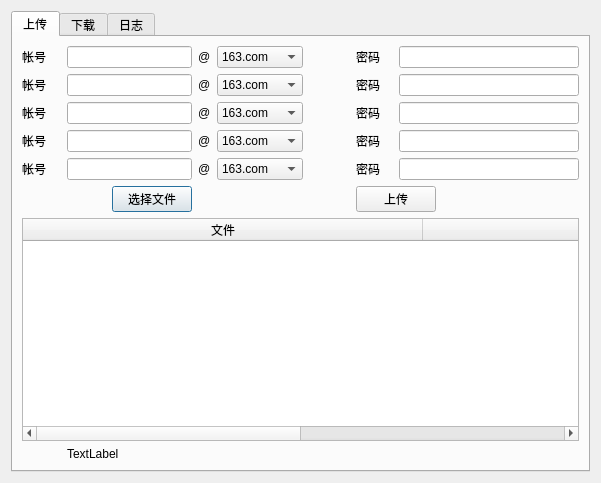
<?xml version="1.0" encoding="UTF-8"?>
<ui version="4.0">
 <class>SimpleracsDlg</class>
 <widget class="QDialog" name="SimpleracsDlg">
  <property name="geometry">
   <rect>
    <x>0</x>
    <y>0</y>
    <width>601</width>
    <height>483</height>
   </rect>
  </property>
  <property name="minimumSize">
   <size>
    <width>601</width>
    <height>429</height>
   </size>
  </property>
  <property name="windowTitle">
   <string>Myracs</string>
  </property>
  <layout class="QGridLayout" name="gridLayout_3">
   <item row="0" column="1">
    <widget class="QTabWidget" name="tabWidget">
     <property name="currentIndex">
      <number>0</number>
     </property>
     <widget class="QWidget" name="tab">
      <attribute name="title">
       <string>上传</string>
      </attribute>
      <layout class="QGridLayout" name="gridLayout_2">
       <item row="0" column="0">
        <widget class="QLabel" name="label_4">
         <property name="text">
          <string>帐号</string>
         </property>
         <property name="buddy">
          <cstring>uaccountLineEdit</cstring>
         </property>
        </widget>
       </item>
       <item row="0" column="1" colspan="2">
        <widget class="QLineEdit" name="uaccountLineEdit"/>
       </item>
       <item row="0" column="3">
        <widget class="QLabel" name="label_3">
         <property name="text">
          <string>@</string>
         </property>
        </widget>
       </item>
       <item row="0" column="4">
        <widget class="QComboBox" name="comboBox">
         <property name="sizePolicy">
          <sizepolicy hsizetype="Fixed" vsizetype="Fixed">
           <horstretch>0</horstretch>
           <verstretch>0</verstretch>
          </sizepolicy>
         </property>
         <item>
          <property name="text">
           <string>163.com</string>
          </property>
         </item>
         <item>
          <property name="text">
           <string>126.com</string>
          </property>
         </item>
         <item>
          <property name="text">
           <string>gmail.com</string>
          </property>
         </item>
        </widget>
       </item>
       <item row="0" column="5">
        <widget class="QLabel" name="label_6">
         <property name="text">
          <string>密码</string>
         </property>
         <property name="buddy">
          <cstring>upasswordLineEdit</cstring>
         </property>
        </widget>
       </item>
       <item row="0" column="6" colspan="2">
        <widget class="QLineEdit" name="upasswordLineEdit">
         <property name="inputMethodHints">
          <set>Qt::ImhNone</set>
         </property>
         <property name="echoMode">
          <enum>QLineEdit::PasswordEchoOnEdit</enum>
         </property>
        </widget>
       </item>
       <item row="1" column="0">
        <widget class="QLabel" name="label_5">
         <property name="text">
          <string>帐号</string>
         </property>
         <property name="buddy">
          <cstring>uaccountLineEdit</cstring>
         </property>
        </widget>
       </item>
       <item row="1" column="1" colspan="2">
        <widget class="QLineEdit" name="uaccountLineEdit_2"/>
       </item>
       <item row="1" column="3">
        <widget class="QLabel" name="label_7">
         <property name="text">
          <string>@</string>
         </property>
        </widget>
       </item>
       <item row="1" column="4">
        <widget class="QComboBox" name="comboBox_2">
         <property name="sizePolicy">
          <sizepolicy hsizetype="Fixed" vsizetype="Fixed">
           <horstretch>0</horstretch>
           <verstretch>0</verstretch>
          </sizepolicy>
         </property>
         <item>
          <property name="text">
           <string>163.com</string>
          </property>
         </item>
         <item>
          <property name="text">
           <string>126.com</string>
          </property>
         </item>
         <item>
          <property name="text">
           <string>gmail.com</string>
          </property>
         </item>
        </widget>
       </item>
       <item row="1" column="5">
        <widget class="QLabel" name="label_8">
         <property name="text">
          <string>密码</string>
         </property>
         <property name="buddy">
          <cstring>upasswordLineEdit</cstring>
         </property>
        </widget>
       </item>
       <item row="1" column="6" colspan="2">
        <widget class="QLineEdit" name="upasswordLineEdit_2">
         <property name="echoMode">
          <enum>QLineEdit::PasswordEchoOnEdit</enum>
         </property>
        </widget>
       </item>
       <item row="2" column="0">
        <widget class="QLabel" name="label_9">
         <property name="text">
          <string>帐号</string>
         </property>
         <property name="buddy">
          <cstring>uaccountLineEdit</cstring>
         </property>
        </widget>
       </item>
       <item row="2" column="1" colspan="2">
        <widget class="QLineEdit" name="uaccountLineEdit_3"/>
       </item>
       <item row="2" column="3">
        <widget class="QLabel" name="label_10">
         <property name="text">
          <string>@</string>
         </property>
        </widget>
       </item>
       <item row="2" column="4">
        <widget class="QComboBox" name="comboBox_3">
         <property name="sizePolicy">
          <sizepolicy hsizetype="Fixed" vsizetype="Fixed">
           <horstretch>0</horstretch>
           <verstretch>0</verstretch>
          </sizepolicy>
         </property>
         <item>
          <property name="text">
           <string>163.com</string>
          </property>
         </item>
         <item>
          <property name="text">
           <string>126.com</string>
          </property>
         </item>
         <item>
          <property name="text">
           <string>gmail.com</string>
          </property>
         </item>
        </widget>
       </item>
       <item row="2" column="5">
        <widget class="QLabel" name="label_11">
         <property name="text">
          <string>密码</string>
         </property>
         <property name="buddy">
          <cstring>upasswordLineEdit</cstring>
         </property>
        </widget>
       </item>
       <item row="2" column="6" colspan="2">
        <widget class="QLineEdit" name="upasswordLineEdit_3">
         <property name="echoMode">
          <enum>QLineEdit::PasswordEchoOnEdit</enum>
         </property>
        </widget>
       </item>
       <item row="3" column="0">
        <widget class="QLabel" name="label_12">
         <property name="text">
          <string>帐号</string>
         </property>
         <property name="buddy">
          <cstring>uaccountLineEdit</cstring>
         </property>
        </widget>
       </item>
       <item row="3" column="1" colspan="2">
        <widget class="QLineEdit" name="uaccountLineEdit_4"/>
       </item>
       <item row="3" column="3">
        <widget class="QLabel" name="label_13">
         <property name="text">
          <string>@</string>
         </property>
        </widget>
       </item>
       <item row="3" column="4">
        <widget class="QComboBox" name="comboBox_4">
         <property name="sizePolicy">
          <sizepolicy hsizetype="Fixed" vsizetype="Fixed">
           <horstretch>0</horstretch>
           <verstretch>0</verstretch>
          </sizepolicy>
         </property>
         <item>
          <property name="text">
           <string>163.com</string>
          </property>
         </item>
         <item>
          <property name="text">
           <string>126.com</string>
          </property>
         </item>
         <item>
          <property name="text">
           <string>gmail.com</string>
          </property>
         </item>
        </widget>
       </item>
       <item row="3" column="5">
        <widget class="QLabel" name="label_14">
         <property name="text">
          <string>密码</string>
         </property>
         <property name="buddy">
          <cstring>upasswordLineEdit</cstring>
         </property>
        </widget>
       </item>
       <item row="3" column="6" colspan="2">
        <widget class="QLineEdit" name="upasswordLineEdit_4">
         <property name="echoMode">
          <enum>QLineEdit::PasswordEchoOnEdit</enum>
         </property>
        </widget>
       </item>
       <item row="4" column="0">
        <widget class="QLabel" name="label_15">
         <property name="text">
          <string>帐号</string>
         </property>
         <property name="buddy">
          <cstring>uaccountLineEdit</cstring>
         </property>
        </widget>
       </item>
       <item row="4" column="1" colspan="2">
        <widget class="QLineEdit" name="uaccountLineEdit_5"/>
       </item>
       <item row="4" column="3">
        <widget class="QLabel" name="label_16">
         <property name="text">
          <string>@</string>
         </property>
        </widget>
       </item>
       <item row="4" column="4">
        <widget class="QComboBox" name="comboBox_5">
         <property name="sizePolicy">
          <sizepolicy hsizetype="Fixed" vsizetype="Fixed">
           <horstretch>0</horstretch>
           <verstretch>0</verstretch>
          </sizepolicy>
         </property>
         <item>
          <property name="text">
           <string>163.com</string>
          </property>
         </item>
         <item>
          <property name="text">
           <string>126.com</string>
          </property>
         </item>
         <item>
          <property name="text">
           <string>gmail.com</string>
          </property>
         </item>
        </widget>
       </item>
       <item row="4" column="5">
        <widget class="QLabel" name="label_17">
         <property name="text">
          <string>密码</string>
         </property>
         <property name="buddy">
          <cstring>upasswordLineEdit</cstring>
         </property>
        </widget>
       </item>
       <item row="4" column="6" colspan="2">
        <widget class="QLineEdit" name="upasswordLineEdit_5">
         <property name="echoMode">
          <enum>QLineEdit::PasswordEchoOnEdit</enum>
         </property>
        </widget>
       </item>
       <item row="5" column="0" colspan="2">
        <spacer name="horizontalSpacer">
         <property name="orientation">
          <enum>Qt::Horizontal</enum>
         </property>
         <property name="sizeHint" stdset="0">
          <size>
           <width>84</width>
           <height>24</height>
          </size>
         </property>
        </spacer>
       </item>
       <item row="5" column="2">
        <widget class="QPushButton" name="selectButton">
         <property name="text">
          <string>选择文件</string>
         </property>
        </widget>
       </item>
       <item row="5" column="4">
        <spacer name="horizontalSpacer_2">
         <property name="orientation">
          <enum>Qt::Horizontal</enum>
         </property>
         <property name="sizeHint" stdset="0">
          <size>
           <width>117</width>
           <height>24</height>
          </size>
         </property>
        </spacer>
       </item>
       <item row="5" column="5" colspan="2">
        <widget class="QPushButton" name="uploadButton">
         <property name="text">
          <string>上传</string>
         </property>
        </widget>
       </item>
       <item row="5" column="7">
        <spacer name="horizontalSpacer_3">
         <property name="orientation">
          <enum>Qt::Horizontal</enum>
         </property>
         <property name="sizeHint" stdset="0">
          <size>
           <width>137</width>
           <height>24</height>
          </size>
         </property>
        </spacer>
       </item>
       <item row="6" column="0" colspan="8">
        <widget class="QTableWidget" name="table_2">
         <property name="editTriggers">
          <set>QAbstractItemView::NoEditTriggers</set>
         </property>
         <property name="selectionMode">
          <enum>QAbstractItemView::SingleSelection</enum>
         </property>
         <property name="selectionBehavior">
          <enum>QAbstractItemView::SelectRows</enum>
         </property>
         <attribute name="horizontalHeaderCascadingSectionResizes">
          <bool>true</bool>
         </attribute>
         <attribute name="horizontalHeaderDefaultSectionSize">
          <number>400</number>
         </attribute>
         <attribute name="horizontalHeaderStretchLastSection">
          <bool>true</bool>
         </attribute>
         <attribute name="verticalHeaderVisible">
          <bool>false</bool>
         </attribute>
         <attribute name="verticalHeaderVisible">
          <bool>false</bool>
         </attribute>
         <attribute name="horizontalHeaderStretchLastSection">
          <bool>true</bool>
         </attribute>
         <attribute name="horizontalHeaderCascadingSectionResizes">
          <bool>true</bool>
         </attribute>
         <attribute name="horizontalHeaderDefaultSectionSize">
          <number>400</number>
         </attribute>
         <column>
          <property name="text">
           <string>文件</string>
          </property>
          <property name="textAlignment">
           <set>AlignHCenter|AlignVCenter|AlignCenter</set>
          </property>
         </column>
         <column>
          <property name="text">
           <string>上传日期</string>
          </property>
          <property name="textAlignment">
           <set>AlignHCenter|AlignVCenter|AlignCenter</set>
          </property>
         </column>
        </widget>
       </item>
       <item row="7" column="1" colspan="7">
        <widget class="QLabel" name="udebugLabel">
         <property name="text">
          <string>TextLabel</string>
         </property>
        </widget>
       </item>
      </layout>
     </widget>
     <widget class="QWidget" name="tab_2">
      <attribute name="title">
       <string>下载</string>
      </attribute>
      <layout class="QGridLayout" name="gridLayout">
       <item row="0" column="0">
        <widget class="QLabel" name="label">
         <property name="text">
          <string>帐号</string>
         </property>
        </widget>
       </item>
       <item row="0" column="1" colspan="2">
        <widget class="QLabel" name="accountLabel">
         <property name="text">
          <string>TextLabel</string>
         </property>
        </widget>
       </item>
       <item row="0" column="3">
        <widget class="QLabel" name="label_2">
         <property name="text">
          <string>密码</string>
         </property>
         <property name="buddy">
          <cstring>dpasswordLineEdit</cstring>
         </property>
        </widget>
       </item>
       <item row="0" column="4" colspan="2">
        <widget class="QLineEdit" name="dpasswordLineEdit">
         <property name="echoMode">
          <enum>QLineEdit::PasswordEchoOnEdit</enum>
         </property>
        </widget>
       </item>
       <item row="1" column="0">
        <widget class="QLabel" name="label_18">
         <property name="text">
          <string>帐号</string>
         </property>
        </widget>
       </item>
       <item row="1" column="1" colspan="2">
        <widget class="QLabel" name="accountLabel_2">
         <property name="text">
          <string>TextLabel</string>
         </property>
        </widget>
       </item>
       <item row="1" column="3">
        <widget class="QLabel" name="label_19">
         <property name="text">
          <string>密码</string>
         </property>
         <property name="buddy">
          <cstring>dpasswordLineEdit</cstring>
         </property>
        </widget>
       </item>
       <item row="1" column="4" colspan="2">
        <widget class="QLineEdit" name="dpasswordLineEdit_2">
         <property name="echoMode">
          <enum>QLineEdit::PasswordEchoOnEdit</enum>
         </property>
        </widget>
       </item>
       <item row="2" column="0">
        <widget class="QLabel" name="label_20">
         <property name="text">
          <string>帐号</string>
         </property>
        </widget>
       </item>
       <item row="2" column="1" colspan="2">
        <widget class="QLabel" name="accountLabel_3">
         <property name="text">
          <string>TextLabel</string>
         </property>
        </widget>
       </item>
       <item row="2" column="3">
        <widget class="QLabel" name="label_21">
         <property name="text">
          <string>密码</string>
         </property>
         <property name="buddy">
          <cstring>dpasswordLineEdit</cstring>
         </property>
        </widget>
       </item>
       <item row="2" column="4" colspan="2">
        <widget class="QLineEdit" name="dpasswordLineEdit_3">
         <property name="echoMode">
          <enum>QLineEdit::PasswordEchoOnEdit</enum>
         </property>
        </widget>
       </item>
       <item row="3" column="0">
        <widget class="QLabel" name="label_22">
         <property name="text">
          <string>帐号</string>
         </property>
        </widget>
       </item>
       <item row="3" column="1" colspan="2">
        <widget class="QLabel" name="accountLabel_4">
         <property name="text">
          <string>TextLabel</string>
         </property>
        </widget>
       </item>
       <item row="3" column="3">
        <widget class="QLabel" name="label_23">
         <property name="text">
          <string>密码</string>
         </property>
         <property name="buddy">
          <cstring>dpasswordLineEdit</cstring>
         </property>
        </widget>
       </item>
       <item row="3" column="4" colspan="2">
        <widget class="QLineEdit" name="dpasswordLineEdit_4">
         <property name="echoMode">
          <enum>QLineEdit::PasswordEchoOnEdit</enum>
         </property>
        </widget>
       </item>
       <item row="4" column="0">
        <widget class="QLabel" name="label_24">
         <property name="text">
          <string>帐号</string>
         </property>
        </widget>
       </item>
       <item row="4" column="1" colspan="2">
        <widget class="QLabel" name="accountLabel_5">
         <property name="text">
          <string>TextLabel</string>
         </property>
        </widget>
       </item>
       <item row="4" column="3">
        <widget class="QLabel" name="label_25">
         <property name="text">
          <string>密码</string>
         </property>
         <property name="buddy">
          <cstring>dpasswordLineEdit</cstring>
         </property>
        </widget>
       </item>
       <item row="4" column="4" colspan="2">
        <widget class="QLineEdit" name="dpasswordLineEdit_5">
         <property name="echoMode">
          <enum>QLineEdit::PasswordEchoOnEdit</enum>
         </property>
        </widget>
       </item>
       <item row="5" column="0" colspan="7">
        <widget class="QTableWidget" name="table">
         <attribute name="horizontalHeaderDefaultSectionSize">
          <number>400</number>
         </attribute>
         <attribute name="horizontalHeaderStretchLastSection">
          <bool>true</bool>
         </attribute>
         <attribute name="verticalHeaderVisible">
          <bool>false</bool>
         </attribute>
         <attribute name="verticalHeaderVisible">
          <bool>false</bool>
         </attribute>
         <attribute name="horizontalHeaderStretchLastSection">
          <bool>true</bool>
         </attribute>
         <attribute name="horizontalHeaderDefaultSectionSize">
          <number>400</number>
         </attribute>
         <column>
          <property name="text">
           <string>文件</string>
          </property>
          <property name="textAlignment">
           <set>AlignHCenter|AlignVCenter|AlignCenter</set>
          </property>
         </column>
         <column>
          <property name="text">
           <string>上传日期</string>
          </property>
          <property name="textAlignment">
           <set>AlignHCenter|AlignVCenter|AlignCenter</set>
          </property>
         </column>
        </widget>
       </item>
       <item row="6" column="0" colspan="2">
        <spacer name="horizontalSpacer_4">
         <property name="orientation">
          <enum>Qt::Horizontal</enum>
         </property>
         <property name="sizeHint" stdset="0">
          <size>
           <width>40</width>
           <height>24</height>
          </size>
         </property>
        </spacer>
       </item>
       <item row="6" column="2">
        <widget class="QPushButton" name="deleteButton">
         <property name="text">
          <string>删除</string>
         </property>
        </widget>
       </item>
       <item row="6" column="3" colspan="2">
        <spacer name="horizontalSpacer_5">
         <property name="orientation">
          <enum>Qt::Horizontal</enum>
         </property>
         <property name="sizeHint" stdset="0">
          <size>
           <width>198</width>
           <height>24</height>
          </size>
         </property>
        </spacer>
       </item>
       <item row="6" column="5">
        <widget class="QPushButton" name="downloadButton">
         <property name="text">
          <string>下载</string>
         </property>
        </widget>
       </item>
       <item row="6" column="6">
        <spacer name="horizontalSpacer_6">
         <property name="orientation">
          <enum>Qt::Horizontal</enum>
         </property>
         <property name="sizeHint" stdset="0">
          <size>
           <width>120</width>
           <height>24</height>
          </size>
         </property>
        </spacer>
       </item>
       <item row="7" column="4">
        <widget class="QLabel" name="ddebugLabel">
         <property name="text">
          <string>TextLabel</string>
         </property>
        </widget>
       </item>
      </layout>
     </widget>
     <widget class="QWidget" name="tab_3">
      <attribute name="title">
       <string>日志</string>
      </attribute>
      <layout class="QGridLayout" name="gridLayout_4">
       <item row="0" column="0">
        <widget class="QLabel" name="label_26">
         <property name="text">
          <string>一个上传或下载操作正在进行，请稍候。或者您可以点取消按钮取消本次操作。</string>
         </property>
        </widget>
       </item>
       <item row="0" column="1">
        <widget class="QPushButton" name="cancelButton">
         <property name="sizePolicy">
          <sizepolicy hsizetype="Fixed" vsizetype="Fixed">
           <horstretch>0</horstretch>
           <verstretch>0</verstretch>
          </sizepolicy>
         </property>
         <property name="text">
          <string>取消</string>
         </property>
        </widget>
       </item>
       <item row="1" column="0" colspan="2">
        <widget class="QListWidget" name="listWidget"/>
       </item>
      </layout>
     </widget>
    </widget>
   </item>
  </layout>
 </widget>
 <resources/>
 <connections/>
</ui>
